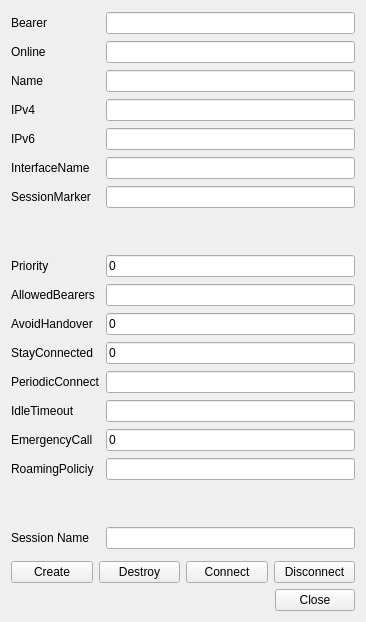
<?xml version="1.0" encoding="UTF-8"?>
<ui version="4.0">
 <class>Session</class>
 <widget class="QWidget" name="Session">
  <property name="geometry">
   <rect>
    <x>0</x>
    <y>0</y>
    <width>366</width>
    <height>622</height>
   </rect>
  </property>
  <property name="windowTitle">
   <string>Form</string>
  </property>
  <layout class="QVBoxLayout" name="verticalLayout">
   <item>
    <layout class="QGridLayout" name="gridLayout">
     <item row="9" column="1">
      <widget class="QLineEdit" name="le_AllowedBearers"/>
     </item>
     <item row="9" column="0">
      <widget class="QLabel" name="label_2">
       <property name="text">
        <string>AllowedBearers</string>
       </property>
      </widget>
     </item>
     <item row="25" column="0">
      <widget class="QLabel" name="label_14">
       <property name="text">
        <string>RoamingPoliciy</string>
       </property>
      </widget>
     </item>
     <item row="14" column="1">
      <widget class="QLineEdit" name="le_EmergencyCall">
       <property name="inputMask">
        <string>B;0</string>
       </property>
       <property name="readOnly">
        <bool>false</bool>
       </property>
      </widget>
     </item>
     <item row="25" column="1">
      <widget class="QLineEdit" name="le_RoamingPolicy"/>
     </item>
     <item row="29" column="0">
      <widget class="QLabel" name="label_16">
       <property name="text">
        <string>Session Name</string>
       </property>
      </widget>
     </item>
     <item row="29" column="1">
      <widget class="QLineEdit" name="le_SessionName"/>
     </item>
     <item row="28" column="1">
      <spacer name="verticalSpacer">
       <property name="orientation">
        <enum>Qt::Vertical</enum>
       </property>
       <property name="sizeType">
        <enum>QSizePolicy::Minimum</enum>
       </property>
       <property name="sizeHint" stdset="0">
        <size>
         <width>20</width>
         <height>40</height>
        </size>
       </property>
      </spacer>
     </item>
     <item row="3" column="1">
      <widget class="QLineEdit" name="le_IPv4">
       <property name="focusPolicy">
        <enum>Qt::NoFocus</enum>
       </property>
       <property name="readOnly">
        <bool>true</bool>
       </property>
      </widget>
     </item>
     <item row="3" column="0">
      <widget class="QLabel" name="label_11">
       <property name="text">
        <string>IPv4</string>
       </property>
      </widget>
     </item>
     <item row="4" column="0">
      <widget class="QLabel" name="label_12">
       <property name="text">
        <string>IPv6</string>
       </property>
      </widget>
     </item>
     <item row="4" column="1">
      <widget class="QLineEdit" name="le_IPv6">
       <property name="focusPolicy">
        <enum>Qt::NoFocus</enum>
       </property>
       <property name="readOnly">
        <bool>true</bool>
       </property>
      </widget>
     </item>
     <item row="0" column="0">
      <widget class="QLabel" name="label_3">
       <property name="text">
        <string>Bearer</string>
       </property>
      </widget>
     </item>
     <item row="0" column="1">
      <widget class="QLineEdit" name="le_Bearer">
       <property name="focusPolicy">
        <enum>Qt::NoFocus</enum>
       </property>
       <property name="readOnly">
        <bool>true</bool>
       </property>
      </widget>
     </item>
     <item row="1" column="0">
      <widget class="QLabel" name="label_7">
       <property name="text">
        <string>Online</string>
       </property>
      </widget>
     </item>
     <item row="1" column="1">
      <widget class="QLineEdit" name="le_Online">
       <property name="focusPolicy">
        <enum>Qt::NoFocus</enum>
       </property>
       <property name="readOnly">
        <bool>true</bool>
       </property>
      </widget>
     </item>
     <item row="2" column="0">
      <widget class="QLabel" name="label_15">
       <property name="text">
        <string>Name</string>
       </property>
      </widget>
     </item>
     <item row="2" column="1">
      <widget class="QLineEdit" name="le_Name">
       <property name="focusPolicy">
        <enum>Qt::NoFocus</enum>
       </property>
       <property name="readOnly">
        <bool>true</bool>
       </property>
      </widget>
     </item>
     <item row="6" column="0">
      <widget class="QLabel" name="label_9">
       <property name="text">
        <string>SessionMarker</string>
       </property>
      </widget>
     </item>
     <item row="6" column="1">
      <widget class="QLineEdit" name="le_SessionMarker">
       <property name="focusPolicy">
        <enum>Qt::NoFocus</enum>
       </property>
       <property name="readOnly">
        <bool>true</bool>
       </property>
      </widget>
     </item>
     <item row="5" column="0">
      <widget class="QLabel" name="label_13">
       <property name="text">
        <string>InterfaceName</string>
       </property>
      </widget>
     </item>
     <item row="5" column="1">
      <widget class="QLineEdit" name="le_Interface">
       <property name="focusPolicy">
        <enum>Qt::NoFocus</enum>
       </property>
       <property name="readOnly">
        <bool>true</bool>
       </property>
      </widget>
     </item>
     <item row="7" column="1">
      <spacer name="verticalSpacer_2">
       <property name="orientation">
        <enum>Qt::Vertical</enum>
       </property>
       <property name="sizeType">
        <enum>QSizePolicy::Minimum</enum>
       </property>
       <property name="sizeHint" stdset="0">
        <size>
         <width>20</width>
         <height>40</height>
        </size>
       </property>
      </spacer>
     </item>
     <item row="8" column="0">
      <widget class="QLabel" name="label_10">
       <property name="text">
        <string>Priority</string>
       </property>
      </widget>
     </item>
     <item row="8" column="1">
      <widget class="QLineEdit" name="le_Priority">
       <property name="inputMask">
        <string>B;0</string>
       </property>
      </widget>
     </item>
     <item row="10" column="0">
      <widget class="QLabel" name="label">
       <property name="text">
        <string>AvoidHandover</string>
       </property>
      </widget>
     </item>
     <item row="10" column="1">
      <widget class="QLineEdit" name="le_AvoidHandover">
       <property name="inputMask">
        <string>B;0</string>
       </property>
      </widget>
     </item>
     <item row="11" column="0">
      <widget class="QLabel" name="label_6">
       <property name="text">
        <string>StayConnected</string>
       </property>
      </widget>
     </item>
     <item row="11" column="1">
      <widget class="QLineEdit" name="le_StayConnected">
       <property name="inputMask">
        <string>B;0</string>
       </property>
      </widget>
     </item>
     <item row="12" column="0">
      <widget class="QLabel" name="label_5">
       <property name="text">
        <string>PeriodicConnect</string>
       </property>
      </widget>
     </item>
     <item row="12" column="1">
      <widget class="QLineEdit" name="le_PeriodicConnect"/>
     </item>
     <item row="13" column="0">
      <widget class="QLabel" name="label_8">
       <property name="text">
        <string>IdleTimeout</string>
       </property>
      </widget>
     </item>
     <item row="13" column="1">
      <widget class="QLineEdit" name="le_IdleTimeout"/>
     </item>
     <item row="14" column="0">
      <widget class="QLabel" name="label_4">
       <property name="text">
        <string>EmergencyCall</string>
       </property>
      </widget>
     </item>
    </layout>
   </item>
   <item>
    <layout class="QHBoxLayout" name="horizontalLayout">
     <item>
      <widget class="QPushButton" name="pb_Create">
       <property name="text">
        <string>Create</string>
       </property>
      </widget>
     </item>
     <item>
      <widget class="QPushButton" name="pb_Destroy">
       <property name="text">
        <string>Destroy</string>
       </property>
      </widget>
     </item>
     <item>
      <widget class="QPushButton" name="pb_Connect">
       <property name="text">
        <string>Connect</string>
       </property>
      </widget>
     </item>
     <item>
      <widget class="QPushButton" name="pb_Disconnect">
       <property name="text">
        <string>Disconnect</string>
       </property>
      </widget>
     </item>
    </layout>
   </item>
   <item>
    <layout class="QHBoxLayout" name="horizontalLayout_2">
     <item>
      <spacer name="horizontalSpacer">
       <property name="orientation">
        <enum>Qt::Horizontal</enum>
       </property>
       <property name="sizeHint" stdset="0">
        <size>
         <width>40</width>
         <height>20</height>
        </size>
       </property>
      </spacer>
     </item>
     <item>
      <widget class="QPushButton" name="pb_Close">
       <property name="text">
        <string>Close</string>
       </property>
      </widget>
     </item>
    </layout>
   </item>
  </layout>
 </widget>
 <tabstops>
  <tabstop>le_Priority</tabstop>
  <tabstop>le_AllowedBearers</tabstop>
  <tabstop>le_AvoidHandover</tabstop>
  <tabstop>le_StayConnected</tabstop>
  <tabstop>le_PeriodicConnect</tabstop>
  <tabstop>le_IdleTimeout</tabstop>
  <tabstop>le_EmergencyCall</tabstop>
  <tabstop>le_RoamingPolicy</tabstop>
  <tabstop>le_SessionName</tabstop>
  <tabstop>pb_Create</tabstop>
  <tabstop>pb_Destroy</tabstop>
  <tabstop>pb_Connect</tabstop>
  <tabstop>pb_Disconnect</tabstop>
  <tabstop>pb_Close</tabstop>
  <tabstop>le_SessionMarker</tabstop>
  <tabstop>le_Bearer</tabstop>
  <tabstop>le_Name</tabstop>
  <tabstop>le_Online</tabstop>
  <tabstop>le_IPv4</tabstop>
  <tabstop>le_IPv6</tabstop>
  <tabstop>le_Interface</tabstop>
 </tabstops>
 <resources/>
 <connections/>
</ui>
